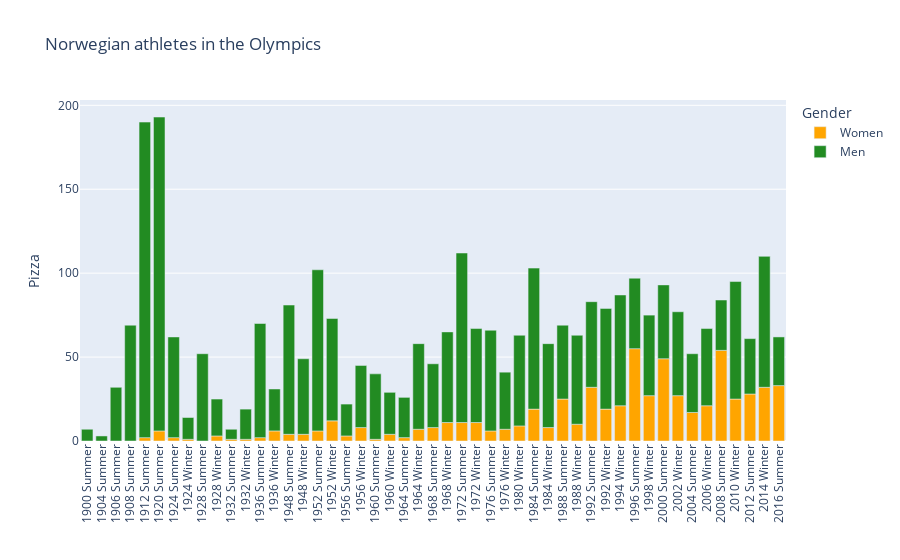

The code cell stored with this chart in its notebook:
### Code cell
fig = px.bar(nor_athletes, x="Games", y=["Women", "Men"], 
             color_discrete_sequence=["orange", "forestgreen"], 
             title="Norwegian athletes in the Olympics", 
             labels={"value": "Pizza", "variable": "Gender", "Games": ""})
fig.update_xaxes(tickangle=-90)
fig.show()

### Figure 1 — Plotly figure (JSON) as saved in the notebook; plotly's stock layout.template omitted (floating-point values rounded to 4 significant figures)
{"data": [{"alignmentgroup": "True", "hovertemplate": "Gender=Women<br>=%{x}<br>Pizza=%{y}<extra></extra>", "legendgroup": "Women", "marker": {"color": "orange", "pattern": {"shape": ""}}, "name": "Women", "offsetgroup": "Women", "orientation": "v", "showlegend": true, "textposition": "auto", "type": "bar", "x": ["1900 Summer", "1904 Summer", "1906 Summer", "1908 Summer", "1912 Summer", "1920 Summer", "1924 Summer", "1924 Winter", "1928 Summer", "1928 Winter", "1932 Summer", "1932 Winter", "1936 Summer", "1936 Winter", "1948 Summer", "1948 Winter", "1952 Summer", "1952 Winter", "1956 Summer", "1956 Winter", "1960 Summer", "1960 Winter", "1964 Summer", "1964 Winter", "1968 Summer", "1968 Winter", "1972 Summer", "1972 Winter", "1976 Summer", "1976 Winter", "1980 Winter", "1984 Summer", "1984 Winter", "1988 Summer", "1988 Winter", "1992 Summer", "1992 Winter", "1994 Winter", "1996 Summer", "1998 Winter", "2000 Summer", "2002 Winter", "2004 Summer", "2006 Winter", "2008 Summer", "2010 Winter", "2012 Summer", "2014 Winter", "2016 Summer"], "xaxis": "x", "y": [0, 0, 0, 0, 2, 6, 2, 1, 0, 3, 1, 1, 2, 6, 4, 4, 6, 12, 3, 8, 1, 4, 2, 7, 8, 11, 11, 11, 6, 7, 9, 19, 8, 25, 10, 32, 19, 21, 55, 27, 49, 27, 17, 21, 54, 25, 28, 32, 33], "yaxis": "y"}, {"alignmentgroup": "True", "hovertemplate": "Gender=Men<br>=%{x}<br>Pizza=%{y}<extra></extra>", "legendgroup": "Men", "marker": {"color": "forestgreen", "pattern": {"shape": ""}}, "name": "Men", "offsetgroup": "Men", "orientation": "v", "showlegend": true, "textposition": "auto", "type": "bar", "x": ["1900 Summer", "1904 Summer", "1906 Summer", "1908 Summer", "1912 Summer", "1920 Summer", "1924 Summer", "1924 Winter", "1928 Summer", "1928 Winter", "1932 Summer", "1932 Winter", "1936 Summer", "1936 Winter", "1948 Summer", "1948 Winter", "1952 Summer", "1952 Winter", "1956 Summer", "1956 Winter", "1960 Summer", "1960 Winter", "1964 Summer", "1964 Winter", "1968 Summer", "1968 Winter", "1972 Summer", "1972 Winter", "1976 Summer", "1976 Winter", "1980 Winter", "1984 Summer", "1984 Winter", "1988 Summer", "1988 Winter", "1992 Summer", "1992 Winter", "1994 Winter", "1996 Summer", "1998 Winter", "2000 Summer", "2002 Winter", "2004 Summer", "2006 Winter", "2008 Summer", "2010 Winter", "2012 Summer", "2014 Winter", "2016 Summer"], "xaxis": "x", "y": [7, 3, 32, 69, 188, 187, 60, 13, 52, 22, 6, 18, 68, 25, 77, 45, 96, 61, 19, 37, 39, 25, 24, 51, 38, 54, 101, 56, 60, 34, 54, 84, 50, 44, 53, 51, 60, 66, 42, 48, 44, 50, 35, 46, 30, 70, 33, 78, 29], "yaxis": "y"}], "layout": {"barmode": "relative", "legend": {"title": {"text": "Gender"}, "tracegroupgap": 0}, "title": {"text": "Norwegian athletes in the Olympics"}, "xaxis": {"anchor": "y", "domain": [0, 1], "tickangle": -90, "title": {"text": ""}}, "yaxis": {"anchor": "x", "domain": [0, 1], "title": {"text": "Pizza"}}}}
